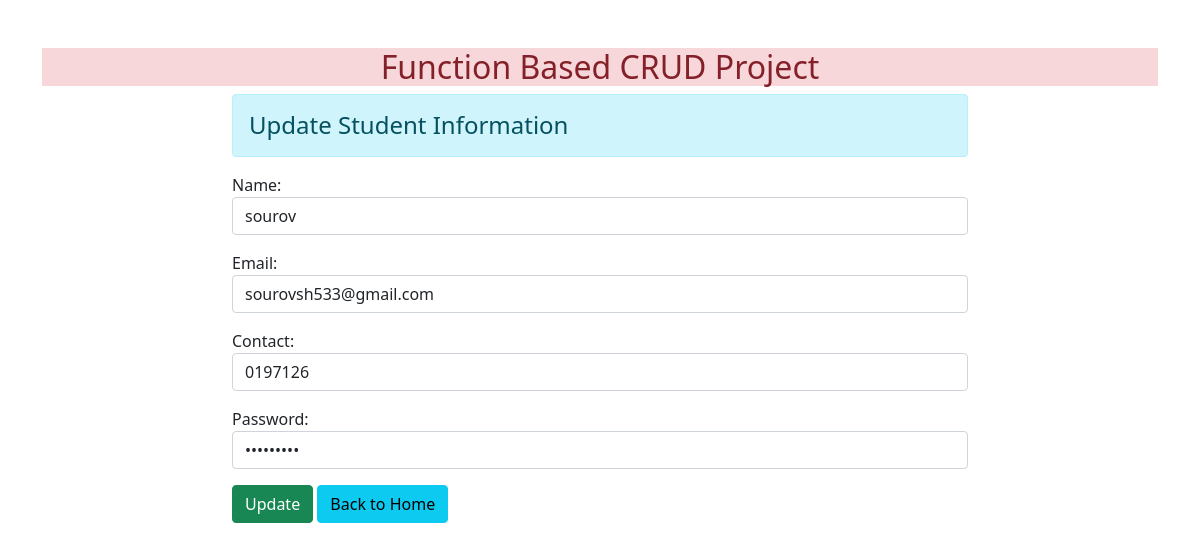
Screenshot of /3/ with the database file from the repository.
### enroll/models.py (models this page shows)
class User(models.Model):
    name = models.CharField(max_length=70)
    email = models.EmailField(max_length=70)
    contact = models.CharField(max_length=70)
    password = models.CharField(max_length=70)

### enroll/views.py (the view)
# urls.py: path('<int:id>/', views.update_data, name="updatedata"),
def update_data(request, id):
    if request.method == 'POST':
        pi = User.objects.get(pk=id)
        fm = StudentRegistration(request.POST, instance=pi)
        if fm.is_valid():
            fm.save()
    else:
        pi = User.objects.get(pk=id)
        fm = StudentRegistration(instance=pi)
    return render(request, 'enroll/updatestudent.html', {'form':fm})

### enroll/forms.py
class StudentRegistration(forms.ModelForm):
    class Meta:
        model = User
        fields = ['name','email','contact','password']
        widgets = {
            'name': forms.TextInput(attrs={'class': 'form-control'}),
            'email': forms.EmailInput(attrs={'class': 'form-control'}),
            'contact': forms.TextInput(attrs={'class': 'form-control'}),
            'password': forms.PasswordInput(render_value=True, attrs={'class': 'form-control'}),
        }

### enroll/templates/enroll/updatestudent.html (shortened to what this page needs)
{% extends 'enroll/base.html' %}
{% block content%}
<div class="row">
    <div class="col-sm-8 offset-2">
        <h4 class="alert alert-info">Update Student Information</h4>
        <form action="" method="POST">
            {{form.as_p}}
            <input type="submit" class="btn btn-success" value="Update">
            <a href="{% url 'addandshow' %}" class="btn btn-info"> Back to Home</a>
        </form>
    </div>
</div>
{% endblock content %}

### rows the page displays
User: name "sourov", email "sourovsh533@gmail.com", contact "0197126"
